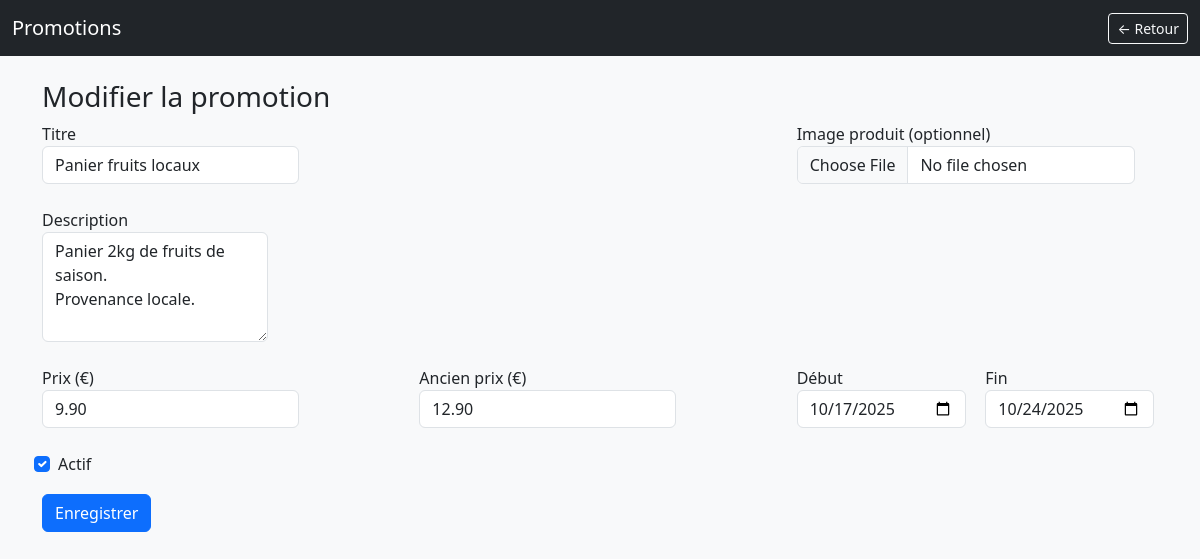
The page /admin/promotions/edit.php?id=1 (signed in) on the database its author committed.
### tables this page shows
CREATE TABLE `promotions` (
  `id` int NOT NULL,
  `title` varchar(255) NOT NULL,
  `description` text,
  `product_image` varchar(255) DEFAULT NULL,
  `price` decimal(10,2) NOT NULL DEFAULT '0.00',
  `old_price` decimal(10,2) DEFAULT NULL,
  `start_date` date DEFAULT NULL,
  `end_date` date DEFAULT NULL,
  `active` tinyint(1) DEFAULT '1',
  `created_at` timestamp NULL DEFAULT CURRENT_TIMESTAMP,
  `updated_at` timestamp NULL DEFAULT NULL ON UPDATE CURRENT_TIMESTAMP
);

### admin/promotions/edit.php (the view, shortened to what this page needs)
<?php
require_once __DIR__ . '/../../inc/db.php';
$id = (int)($_GET['id'] ?? 0);
$stmt = $pdo->prepare("SELECT * FROM promotions WHERE id = :id");
$stmt->execute([':id' => $id]);
$promotion = $stmt->fetch();
$title = $promotion['title'];
$description = $promotion['description'];
$price = $promotion['price'];
$old_price = $promotion['old_price'];
$start = $promotion['start_date'];
$end = $promotion['end_date'];
$active = (int)$promotion['active'];
?>
<!doctype html>
<html lang="fr">
<head>
  <link href="https://cdn.jsdelivr.net/npm/bootstrap@5.3.2/dist/css/bootstrap.min.css" rel="stylesheet">
</head>
<body class="bg-light">
  <nav class="navbar navbar-expand-lg navbar-dark bg-dark">
    <div class="container-fluid">
      <a class="navbar-brand" href="index.php">Promotions</a>
      <div class="d-flex ms-auto">
        <a class="btn btn-outline-light btn-sm" href="index.php">← Retour</a>
      </div>
    </div>
  </nav>
  <main class="container py-4">
    <h1 class="h3">Modifier la promotion</h1>
    <form class="row g-3" method="post" enctype="multipart/form-data">
      <div class="col-md-8">
        <label class="form-label">Titre
          <input class="form-control" name="title" value="<?php echo htmlspecialchars($title); ?>" required>
        </label>
      </div>
      <div class="col-md-4">
        <label class="form-label">Image produit (optionnel)
          <input class="form-control" type="file" name="product_image" accept="image/*">
        </label>
      </div>
      <div class="col-12">
        <label class="form-label">Description
          <textarea class="form-control" name="description" rows="4"><?php echo htmlspecialchars($description); ?></textarea>
        </label>
      </div>
      <div class="col-md-4">
        <label class="form-label">Prix (€)
          <input class="form-control" name="price" value="<?php echo htmlspecialchars($price); ?>" required>
        </label>
      </div>
      <div class="col-md-4">
        <label class="form-label">Ancien prix (€)
          <input class="form-control" name="old_price" value="<?php echo $old_price !== null ? htmlspecialchars($old_price) : ''; ?>">
        </label>
      </div>
      <div class="col-md-2">
        <label class="form-label">Début
          <input class="form-control" type="date" name="start_date" value="<?php echo htmlspecialchars($start ?? ''); ?>">
        </label>
      </div>
      <div class="col-md-2">
        <label class="form-label">Fin
          <input class="form-control" type="date" name="end_date" value="<?php echo htmlspecialchars($end ?? ''); ?>">
        </label>
      </div>
      <div class="col-12 form-check">
        <input class="form-check-input" type="checkbox" name="active" id="active" <?php echo $active ? 'checked' : ''; ?>>
        <label class="form-check-label" for="active">Actif</label>
      </div>
      <div class="col-12">
        <button class="btn btn-primary">Enregistrer</button>
      </div>
    </form>
  </main>
</body>
</html>

### rows shown on the page
promotions: title "Panier fruits locaux", description "Panier 2kg de fruits de saison. Provenance locale.", price "9.90", old_price "12.90", start_date "10/17/2025", end_date "10/24/2025", active "☑"
